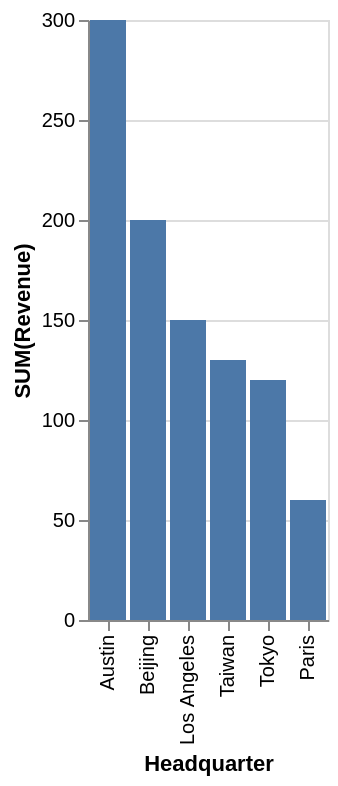

Describe this chart as a Vega-Lite specification.
### Vega-Lite specification from a JSON file in a GitHub repository (floating-point values rounded to 4 significant figures)
{"data": {"values": [{"x_data": "Austin", "y_data": 300}, {"x_data": "Beijing", "y_data": 200}, {"x_data": "Los Angeles", "y_data": 150}, {"x_data": "Taiwan", "y_data": 130}, {"x_data": "Tokyo", "y_data": 120}, {"x_data": "Paris", "y_data": 60}]}, "mark": "bar", "encoding": {"x": {"field": "x_data", "type": "nominal", "title": "Headquarter", "sort": {"op": "sum", "field": "y_data", "order": "descending"}}, "y": {"field": "y_data", "type": "quantitative", "title": "SUM(Revenue)"}}}
